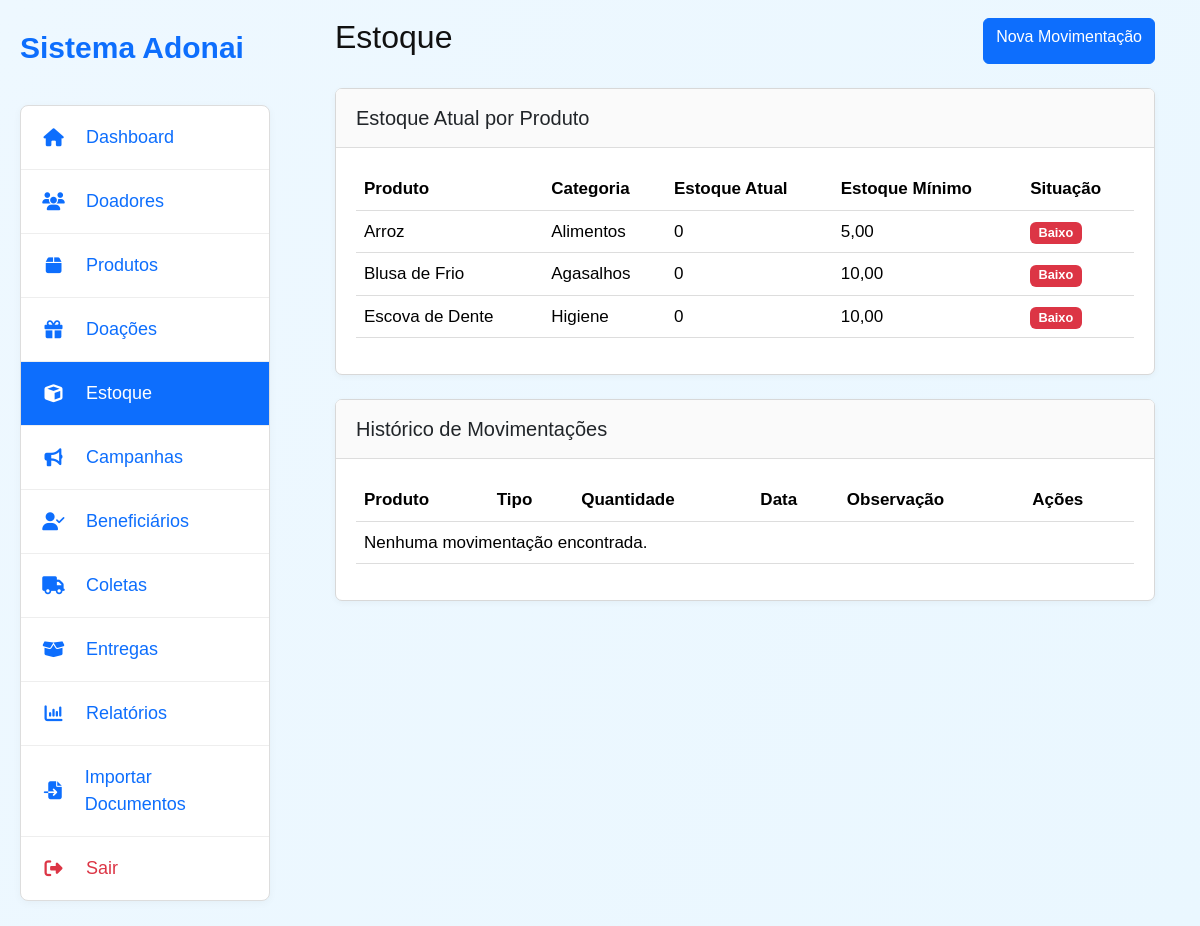
Screenshot of /estoque/ (signed in) with the database file from the repository.
### gestao/models.py (models this page shows, shortened)
class Produto(models.Model):
    UNIDADES = [
        ("UN", "Unidade"),
        ("KG", "Quilo"),
        ("L", "Litro"),
        ("CX", "Caixa"),
        ("PCT", "Pacote"),
    ]
    nome = models.CharField(max_length=200)
    categoria = models.ForeignKey(CategoriaProduto, on_delete=models.PROTECT)
    unidade = models.CharField(max_length=10, choices=UNIDADES)
    estoque_minimo = models.DecimalField(max_digits=10, decimal_places=2, default=0)
    ativo = models.BooleanField(default=True)
    def estoque_atual(self):
        entradas = self.movimentacoes.filter(tipo="ENTRADA").aggregate(
            total=models.Sum("quantidade")
        )["total"] or 0
        saidas = self.movimentacoes.filter(tipo="SAIDA").aggregate(
            total=models.Sum("quantidade")
        )["total"] or 0
        return entradas - saidas

class CategoriaProduto(models.Model):
    nome = models.CharField(max_length=100, unique=True)
    def __str__(self):
        return self.nome

### gestao/views.py (the view)
# urls.py: path("estoque/", views.estoque, name="estoque"),
@login_required
def estoque(request):
    dados = MovimentacaoEstoque.objects.all().order_by("-data")
    produtos = Produto.objects.all().order_by("nome")
    return render(request, "gestao/estoque.html", {
        "dados": dados,
        "produtos": produtos,
    })

### templates/gestao/estoque.html
{% extends 'base.html' %}
{% block content %}
<div class="d-flex justify-content-between mb-4">
    <h2>Estoque</h2>
    <a href="{% url 'criar_movimentacao' %}" class="btn btn-primary">Nova Movimentação</a>
</div>
<div class="card mb-4">
    <div class="card-header">Estoque Atual por Produto</div>
    <div class="card-body">
        <table class="table table-hover">
            <thead>
                <tr>
                    <th>Produto</th>
                    <th>Categoria</th>
                    <th>Estoque Atual</th>
                    <th>Estoque Mínimo</th>
                    <th>Situação</th>
                </tr>
            </thead>
            <tbody>
                {% for produto in produtos %}
                <tr>
                    <td>{{ produto.nome }}</td>
                    <td>{{ produto.categoria }}</td>
                    <td>{{ produto.estoque_atual }}</td>
                    <td>{{ produto.estoque_minimo }}</td>
                    <td>
                        {% if produto.estoque_atual <= produto.estoque_minimo %} <span class="badge bg-danger">
                            Baixo</span>
                            {% else %}
                            <span class="badge bg-success">Normal</span>
                            {% endif %}
                    </td>
                </tr>
                {% empty %}
                <tr>
                    <td colspan="5">Nenhum produto cadastrado.</td>
                </tr>
                {% endfor %}
            </tbody>
        </table>
    </div>
</div>
<div class="card">
    <div class="card-header">Histórico de Movimentações</div>
    <div class="card-body">
        <table class="table table-hover">
            <thead>
                <tr>
                    <th>Produto</th>
                    <th>Tipo</th>
                    <th>Quantidade</th>
                    <th>Data</th>
                    <th>Observação</th>
                    <th>Ações</th>
                </tr>
            </thead>
            <tbody>
                {% for item in dados %}
                <tr>
                    <td>{{ item.produto }}</td>
                    <td>
                        {% if item.tipo == "ENTRADA" %}
                        <span class="badge bg-success">Entrada</span>
                        {% else %}
                        <span class="badge bg-danger">Saída</span>
                        {% endif %}
                    </td>
                    <td>{{ item.quantidade }}</td>
                    <td>{{ item.data }}</td>
                    <td>{{ item.observacao }}</td>
                    <td>
                        <a href="{% url 'excluir_movimentacao' item.id %}" class="btn btn-danger btn-sm"
                            onclick="return confirm('Deseja excluir esta movimentação?')">
                            Excluir
                        </a>
                    </td>
                </tr>
                {% empty %}
                <tr>
                    <td colspan="6">Nenhuma movimentação encontrada.</td>
                </tr>
                {% endfor %}
            </tbody>
        </table>
    </div>
</div>
{% endblock %}

### static/css/style.css (style rules this page uses)
* { box-sizing: border-box; }
body { margin: 0; font-family: Arial, sans-serif; background: linear-gradient(120deg, #eef8ff, #eaf7ff); color: #111; }
.card { background: white; border: 1px solid #d8d8d8; border-radius: 7px; margin-bottom: 28px; box-shadow: 0 2px 6px rgba(0, 0, 0, 0.04); }
.card-header { background: #fafafa; border-bottom: 1px solid #ddd; padding: 14px 20px; font-size: 20px; font-weight: 400; }
.card-body { padding: 20px; }
table { width: 100%; border-collapse: collapse; background: white; }
th, td { padding: 15px 10px; text-align: left; border-bottom: 1px solid #ddd; font-size: 17px; }
th { font-weight: 700; }

### rows the page displays
Produto: nome "Arroz", categoria "Alimentos", estoque_atual "0", estoque_minimo "5,00", shows "Baixo"
Produto: nome "Blusa de Frio", categoria "Agasalhos", estoque_atual "0", estoque_minimo "10,00", shows "Baixo"
Produto: nome "Escova de Dente", categoria "Higiene", estoque_atual "0", estoque_minimo "10,00", shows "Baixo"
